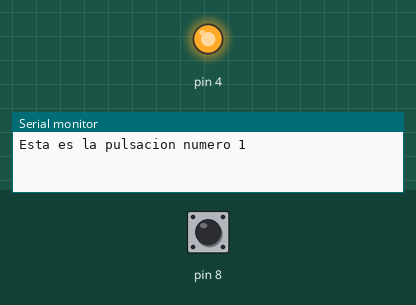
The sketch below on a simulated Arduino Uno, built with avr-gcc and run on an emulated ATmega328P. On the bench: output pins drawn as LEDs (lit = HIGH), the last lines printed to the serial monitor. Dashed ring = blinking. Inputs (shaded band) come from the test bench; at power-on: pin 8 HIGH.

Above: at 1.2 s.
1.3 s: pin 8 pulsed LOW 5 times (0.12 s each, 0.3 s apart)
At 1.88 s:
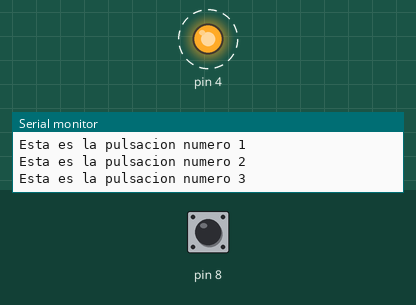
At 3.9 s:
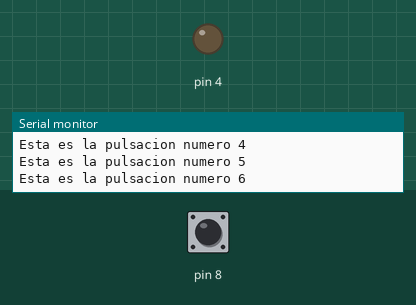
Timing chart, 0 to 5.4 s (numbered marks = the images above; inputs shaded):
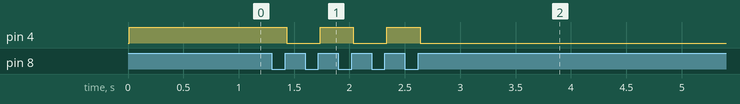

The sketch:

Pulsador_controla_led_y_guarda_pulsaciones.ino
```cpp
int estadoActual1=0;
int estadoActual2=0;
int estadoUltimo=0;
int contador=0;
void setup() {
  pinMode(4, OUTPUT);
  pinMode(8, INPUT);
  Serial.begin(9600);
}
void loop(){
  estadoActual1=digitalRead(8);
  delay(10);
  estadoActual2=digitalRead(8);
  if (estadoActual1 == estadoActual2){
    if (estadoActual1 != estadoUltimo){
      if (estadoActual1 == HIGH){
        contador = contador +1;
        Serial.print("Esta es la pulsacion numero ");
        Serial.println(contador);
      }
    }
  }
  estadoUltimo= estadoActual1;
  if (contador % 2 == 0){
    digitalWrite(4, LOW);
  } else {
    digitalWrite(4, HIGH);
  }
}
```

Measured:
- after the input at 1.3 s, pin 4: alternates HIGH for 0.30 s and LOW for 0.30 s, 5 changes in all, then stays LOW, starting after 0.13 s
